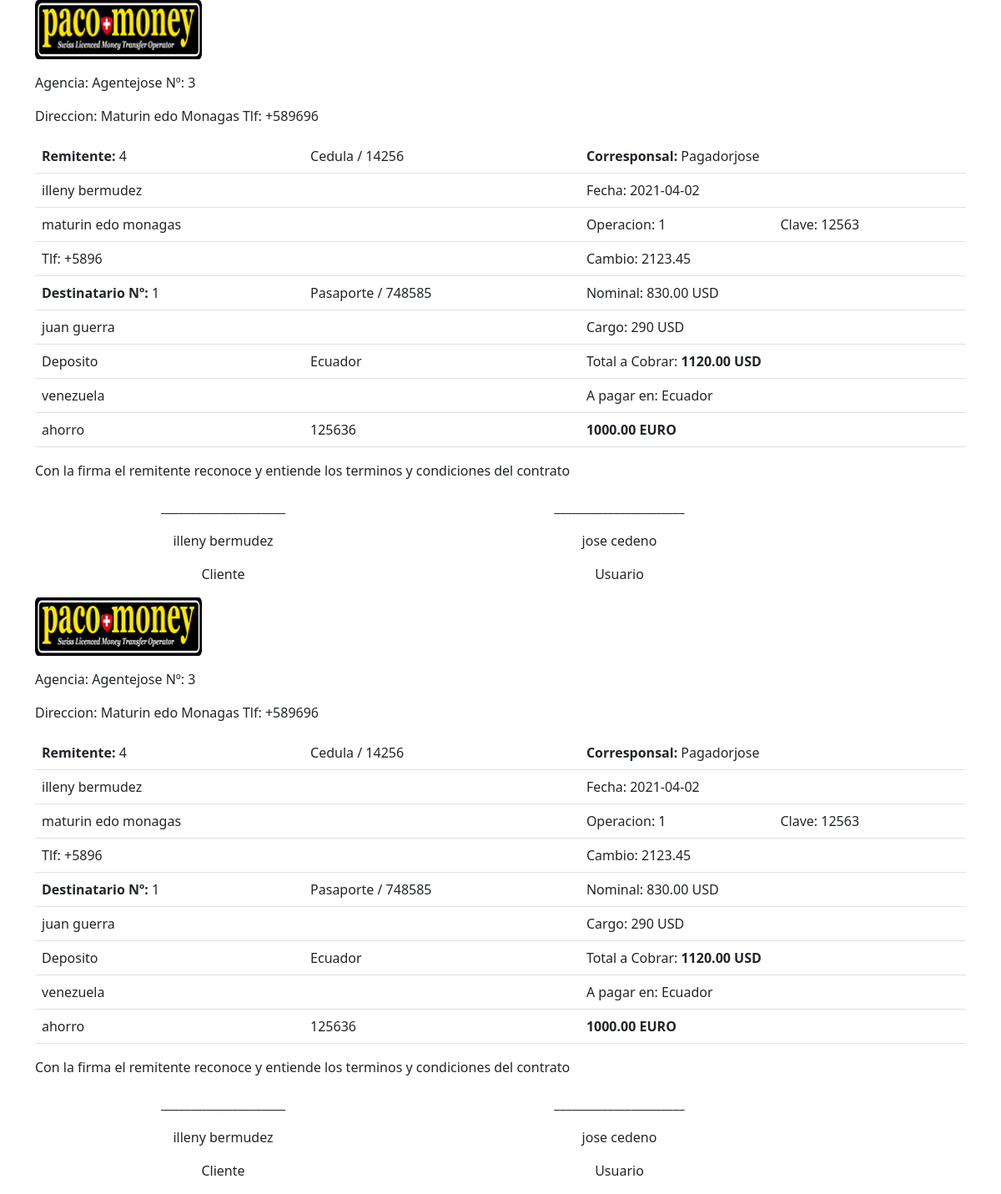
Page /factura.php?idGiro=1 on the committed database.
### tables this page shows
CREATE TABLE `pagador` (
  `idPagador` int(11) NOT NULL,
  `pagador` varchar(150) NOT NULL,
  `idPais` int(11) NOT NULL,
  `pa_provincia` varchar(150) NOT NULL,
  `pa_ciudad` varchar(150) NOT NULL,
  `pa_direccion` varchar(250) NOT NULL,
  `pa_tlf` varchar(50) NOT NULL,
  `pa_email` varchar(100) NOT NULL,
  `pa_cp` varchar(100) NOT NULL,
  `pa_Director` varchar(150) NOT NULL,
  `pa_tlfDirector` varchar(50) NOT NULL,
  `pa_emailDirector` varchar(100) NOT NULL,
  `pa_tlfEnvios` varchar(50) NOT NULL,
  `pa_emailEnvios` varchar(100) NOT NULL,
  `pa_GteContabilidad` varchar(150) NOT NULL,
  `pa_tlfContabilidad` varchar(50) NOT NULL,
  `pa_emailContabilidad` varchar(100) NOT NULL,
  `pa_horarios` varchar(250) NOT NULL,
  `pa_contrato` varchar(250) NOT NULL,
  `pa_inicioOperaciones` date NOT NULL,
  `pa_limite` int(11) NOT NULL,
  `pa_web` varchar(250) NOT NULL,
  `pa_conciliarCada` int(11) NOT NULL,
  `idMoneda` int(11) NOT NULL,
  `pa_comision` decimal(3,2) NOT NULL,
  `pa_fijo` decimal(10,2) NOT NULL,
  `idTipoComision` int(11) NOT NULL,
  `idTipoEmpresa` int(11) NOT NULL,
  `pa_tasa` decimal(20,2) NOT NULL,
  `pa_tipoCambio` decimal(20,2) NOT NULL,
  `pa_impuesto` decimal(20,2) NOT NULL,
  `idEstado` int(11) NOT NULL
);

CREATE TABLE `cliente` (
  `idCliente` int(11) NOT NULL,
  `cl_nombre` varchar(150) NOT NULL,
  `cl_apellido` varchar(150) NOT NULL,
  `cl_fechaNacimiento` date NOT NULL,
  `idPais` int(11) NOT NULL,
  `cl_provincia` varchar(150) NOT NULL,
  `cl_ciudad` varchar(150) NOT NULL,
  `cl_direccion` varchar(250) NOT NULL,
  `cl_tlf` varchar(50) NOT NULL,
  `cl_email` varchar(100) NOT NULL,
  `cl_identidad` varchar(50) NOT NULL,
  `idTipoIdentidad` int(11) NOT NULL,
  `cl_fechaEmision` date NOT NULL,
  `cl_fechaCaducidad` date NOT NULL,
  `cl_nacionalidad` varchar(150) NOT NULL,
  `cl_facebook` varchar(150) DEFAULT NULL,
  `cl_whatsapp` varchar(150) DEFAULT NULL,
  `cl_telegram` varchar(150) DEFAULT NULL,
  `cl_limite` int(11) NOT NULL,
  `idMoneda` int(11) NOT NULL,
  `idEstado` int(11) NOT NULL,
  `cl_doc_cedula` varchar(150) NOT NULL,
  `cl_doc_form` varchar(150) NOT NULL,
  `cl_doc_otro` varchar(150) NOT NULL
);

CREATE TABLE `identidad` (
  `idTipoIdentidad` int(11) NOT NULL,
  `tipoIdentidad` varchar(250) NOT NULL
);

CREATE TABLE `giro` (
  `idGiro` bigint(20) NOT NULL,
  `gi_fecha` date NOT NULL,
  `idUsuario` int(11) NOT NULL,
  `idCliente` int(11) NOT NULL,
  `idBeneficiario` int(11) NOT NULL,
  `idAgente` int(11) NOT NULL,
  `idPagador` int(11) NOT NULL,
  `idPais` int(11) NOT NULL,
  `gi_importe` decimal(65,2) NOT NULL,
  `gi_Total` decimal(65,2) NOT NULL,
  `gi_TotalLocal` decimal(65,2) NOT NULL,
  `idMonedaCobro` int(11) NOT NULL,
  `idMonedaPago` int(11) NOT NULL,
  `gi_tasa` decimal(65,2) NOT NULL,
  `gi_tipoCambio` decimal(65,2) NOT NULL,
  `gi_impuesto` decimal(10,2) NOT NULL,
  `idTipoRetiro` int(11) NOT NULL,
  `gi_Banco` varchar(200) NOT NULL,
  `gi_numCta` varchar(100) NOT NULL,
  `gi_TipoCuenta` varchar(50) NOT NULL,
  `idEstadoGiro` int(11) NOT NULL,
  `gi_clave` varchar(150) NOT NULL,
  `gi_comentario` varchar(250) NOT NULL
);

CREATE TABLE `beneficiario` (
  `idBeneficiario` int(11) NOT NULL,
  `be_nombre` varchar(150) NOT NULL,
  `be_apellido` varchar(150) NOT NULL,
  `be_fechaNacimiento` date NOT NULL,
  `idPais` int(11) NOT NULL,
  `be_ciudad` varchar(150) NOT NULL,
  `be_direccion` varchar(250) NOT NULL,
  `be_tlf` varchar(50) NOT NULL,
  `be_email` varchar(100) NOT NULL,
  `be_identidad` varchar(50) NOT NULL,
  `idTipoIdentidad` int(11) NOT NULL,
  `be_nacionalidad` varchar(150) NOT NULL,
  `be_facebook` varchar(150) DEFAULT NULL,
  `be_whatsapp` varchar(150) DEFAULT NULL,
  `be_telegram` varchar(150) DEFAULT NULL,
  `be_numCuenta` varchar(50) NOT NULL,
  `idTipoCuenta` int(11) NOT NULL,
  `idBanco` int(11) NOT NULL,
  `idMoneda` int(11) NOT NULL,
  `idEstado` int(11) NOT NULL
);

CREATE TABLE `moneda` (
  `idMoneda` int(11) NOT NULL,
  `mo_codigo` varchar(50) NOT NULL,
  `moneda` varchar(100) NOT NULL,
  `idPais` int(11) NOT NULL
);

CREATE TABLE `tiporetiro` (
  `idTipoRetiro` int(11) NOT NULL,
  `tipoRetiro` varchar(50) NOT NULL
);

CREATE TABLE `pais` (
  `idPais` int(11) NOT NULL,
  `pais` varchar(100) NOT NULL
);

CREATE TABLE `monedaenvio` (
  `idMonedaEnvio` int(11) NOT NULL,
  `mo_codigo` varchar(100) NOT NULL,
  `moneda` varchar(250) NOT NULL,
  `idPais` int(11) NOT NULL
);

CREATE TABLE `usuario` (
  `idUsuario` int(11) NOT NULL,
  `us_nombre` varchar(150) NOT NULL,
  `us_apellido` varchar(150) NOT NULL,
  `us_direccion` varchar(250) NOT NULL,
  `us_tlf` varchar(50) NOT NULL,
  `us_email` varchar(100) NOT NULL,
  `us_clave` varchar(250) NOT NULL,
  `us_identificacion` varchar(100) NOT NULL,
  `us_ciudad` varchar(150) NOT NULL,
  `idPagador` int(11) NOT NULL,
  `idTipoRol` int(11) NOT NULL,
  `idEstado` int(11) NOT NULL
);

### factura.php (the view, shortened to what this page needs)
<?php
require_once('conexion.php');
$idGiro = isset($_REQUEST['idGiro']) ? intval(htmlentities($_REQUEST['idGiro'])) : '';
$sql = "SELECT h.*
  FROM giro AS g
  JOIN pagador AS h ON g.idAgente = h.idPagador
  WHERE idGiro = ?
  ";
$sentencia = $mbd->prepare($sql);
$sentencia->execute(array($idGiro));
$agente = $sentencia->fetchAll(PDO::FETCH_ASSOC);
$sql = "SELECT h.* FROM giro AS g
  JOIN usuario AS h ON g.idUsuario = h.idUsuario
  WHERE idGiro = ?";
$sentencia = $mbd->prepare($sql);
$sentencia->execute(array($idGiro));
$usuario = $sentencia->fetchAll(PDO::FETCH_ASSOC);
$sql = "SELECT g.*,h.mo_codigo AS Cobro,m.mo_codigo AS Envio,r.tipoRetiro
  FROM giro AS g
  JOIN pais AS p ON g.idPais = p.idPais
  JOIN moneda AS h ON g.idMonedaCobro = h.idMoneda
  JOIN monedaenvio AS m ON g.idMonedaPago = m.idMonedaEnvio
  JOIN tiporetiro AS r ON g.idTipoRetiro = r.idTipoRetiro WHERE idGiro = ?";
$sentencia = $mbd->prepare($sql);
$sentencia->execute(array($idGiro));
$resultado = $sentencia->fetchAll(PDO::FETCH_ASSOC);
$cobro = $resultado[0]['Cobro'];
$idCliente = $resultado[0]['idCliente'];
$sql = "SELECT *, i.tipoIdentidad  FROM cliente AS c
JOIN identidad AS i ON c.idTipoIdentidad = i.idTipoIdentidad
JOIN pais AS p ON c.idPais = p.idPais
WHERE idCliente = ?";
$sentencia = $mbd->prepare($sql);
$sentencia->execute(array($idCliente));
$cliente = $sentencia->fetchAll(PDO::FETCH_ASSOC);
$idBeneficiario = $resultado[0]['idBeneficiario'];
$sql = "SELECT *, i.tipoIdentidad  FROM beneficiario AS c
JOIN identidad AS i ON c.idTipoIdentidad = i.idTipoIdentidad
JOIN pais AS p ON c.idPais = p.idPais
WHERE idBeneficiario = ?";
$sentencia = $mbd->prepare($sql);
$sentencia->execute(array($idBeneficiario));
$beneficiario = $sentencia->fetchAll(PDO::FETCH_ASSOC);
$idPagador = $resultado[0]['idPagador'];
$sql = "SELECT * FROM pagador AS c
JOIN pais AS p ON c.idPais = p.idPais
WHERE idPagador = ?";
$sentencia = $mbd->prepare($sql);
$sentencia->execute(array($idPagador));
$corresponsal = $sentencia->fetchAll(PDO::FETCH_ASSOC);
?>
<!DOCTYPE html>
<html lang="es">
<head>
  <link rel="stylesheet" href="css/bootstrap.min.css">
</head>
<body>
  <div class="container">
    <p><img src="archivos/logopaco.png" width="200"></p>
    <p>Agencia: <?php echo $agente[0]['pagador'] . ' Nº: ' . $agente[0]['idPagador'] ?></p>
    <p>Direccion: <?php echo $agente[0]['pa_direccion'] . ' Tlf: ' . $agente[0]['pa_tlf'] ?></p>
    <table class="table">
      <tbody>
        <tr>
          <td> <span class="negrita">Remitente: </span><?php echo $cliente[0]['idCliente'] ?></td>
          <td><?php echo $cliente[0]['tipoIdentidad'] . ' / ' . $cliente[0]['cl_identidad'] ?></td>
          <td colspan="2"><span class="negrita">Corresponsal: </span><?php echo $corresponsal[0]['pagador'] ?></td>
        </tr>
        <tr>
          <td colspan="2"><?php echo  $cliente[0]['cl_nombre'] . ' ' . $cliente[0]['cl_apellido'] ?></td>
          <td colspan="2">Fecha: <?php echo $resultado[0]['gi_fecha'] ?></td>
        </tr>
        <tr>
          <td colspan="2"><?php echo  $cliente[0]['cl_direccion'] ?></td>
          <td> Operacion: <?php echo $resultado[0]['idGiro'] ?></td>
          <td>Clave: <?php echo $resultado[0]['gi_clave'] ?></td>
        </tr>
        <tr>
          <td colspan="2"> Tlf: <?php echo $cliente[0]['cl_tlf'] ?></td>
          <td colspan="2">Cambio: <?php echo $resultado[0]['gi_tipoCambio'] ?></td>
        </tr>
        <tr>
          <td> <span class="negrita">Destinatario Nº: </span><?php echo $beneficiario[0]['idBeneficiario'] ?></td>
          <td> <?php echo $beneficiario[0]['tipoIdentidad'] . ' / ' . $beneficiario[0]['be_identidad'] ?></td>
          <td colspan="2"> Nominal: <?php echo $resultado[0]['gi_TotalLocal'] . ' ' . $cobro ?></td>
        </tr>
        <tr>
          <td colspan="2"> <?php echo $beneficiario[0]['be_nombre'] . ' ' . $beneficiario[0]['be_apellido'] ?></td>
          <td colspan="2"> Cargo: <?php echo $resultado[0]['gi_Total'] - $resultado[0]['gi_TotalLocal'] . ' ' . $cobro ?></td>
        </tr>
        <tr>
          <td> <?php echo $resultado[0]['tipoRetiro'] ?></td>
          <td> <?php echo $beneficiario[0]['pais'] ?></td>
          <td colspan="2"> Total a Cobrar: <span class="negrita"><?php echo $resultado[0]['gi_Total'] . ' ' . $cobro ?></span> </td>
        </tr>
        <tr>
          <td colspan="2"> <?php echo $resultado[0]['gi_Banco'] ?></td>
          <td colspan="2"> A pagar en: <?php echo $beneficiario[0]['pais'] ?></td>
        </tr>
        <tr>
          <td> <?php echo  $resultado[0]['gi_TipoCuenta'] ?></td>
          <td> <?php echo $resultado[0]['gi_numCta'] ?></td>
          <td colspan="2"> <span class="negrita"> <?php echo $resultado[0]['gi_importe'] . ' ' . $resultado[0]['Envio'] ?> </span> </td>
        </tr>
      </tbody>
    </table>
    <div class="row mt-1">
      <div class="col-md-12">
        <p> Con la firma el remitente reconoce y entiende los terminos y condiciones del contrato </p>
      </div>
    </div>
    <div class="row mt-1">
      <div class="col-md-5">
        <p class="text-center">_____________________</p>
        <p class="text-center"><?php echo $cliente[0]['cl_nombre'] . " " . $cliente[0]['cl_apellido'] ?></p>
        <p class="text-center">Cliente</p>
      </div>
      <div class="col-md-5">
        <p class="text-center">______________________</p>
        <p class="text-center"><?php echo $usuario[0]['us_nombre'] . " " . $usuario[0]['us_apellido'] ?></p>
        <p class="text-center">Usuario</p>
      </div>
    </div>
    <p><img src="archivos/logopaco.png" width="200"></p>
    <p>Agencia: <?php echo $agente[0]['pagador'] . ' Nº: ' . $agente[0]['idPagador'] ?></p>
    <p>Direccion: <?php echo $agente[0]['pa_direccion'] . ' Tlf: ' . $agente[0]['pa_tlf'] ?></p>
    <table class="table">
      <tbody>
        <tr>
          <td> <span class="negrita">Remitente: </span><?php echo $cliente[0]['idCliente'] ?></td>
          <td><?php echo $cliente[0]['tipoIdentidad'] . ' / ' . $cliente[0]['cl_identidad'] ?></td>
          <td colspan="2"><span class="negrita">Corresponsal: </span><?php echo $corresponsal[0]['pagador'] ?></td>
        </tr>
        <tr>
          <td colspan="2"><?php echo  $cliente[0]['cl_nombre'] . ' ' . $cliente[0]['cl_apellido'] ?></td>
          <td colspan="2">Fecha: <?php echo $resultado[0]['gi_fecha'] ?></td>
        </tr>
        <tr>
          <td colspan="2"><?php echo  $cliente[0]['cl_direccion'] ?></td>
          <td> Operacion: <?php echo $resultado[0]['idGiro'] ?></td>
          <td>Clave: <?php echo $resultado[0]['gi_clave'] ?></td>
        </tr>
        <tr>
          <td colspan="2"> Tlf: <?php echo $cliente[0]['cl_tlf'] ?></td>
          <td colspan="2">Cambio: <?php echo $resultado[0]['gi_tipoCambio'] ?></td>
        </tr>
        <tr>
          <td> <span class="negrita">Destinatario Nº: </span><?php echo $beneficiario[0]['idBeneficiario'] ?></td>
          <td> <?php echo $beneficiario[0]['tipoIdentidad'] . ' / ' . $beneficiario[0]['be_identidad'] ?></td>
          <td colspan="2"> Nominal: <?php echo $resultado[0]['gi_TotalLocal'] . ' ' . $cobro ?></td>
        </tr>
        <tr>
          <td colspan="2"> <?php echo $beneficiario[0]['be_nombre'] . ' ' . $beneficiario[0]['be_apellido'] ?></td>
          <td colspan="2"> Cargo: <?php echo $resultado[0]['gi_Total'] - $resultado[0]['gi_TotalLocal'] . ' ' . $cobro ?></td>
        </tr>
        <tr>
          <td> <?php echo $resultado[0]['tipoRetiro'] ?></td>
          <td> <?php echo $beneficiario[0]['pais'] ?></td>
          <td colspan="2"> Total a Cobrar: <span class="negrita"><?php echo $resultado[0]['gi_Total'] . ' ' . $cobro ?></span> </td>
        </tr>
        <tr>
          <td colspan="2"> <?php echo $resultado[0]['gi_Banco'] ?></td>
          <td colspan="2"> A pagar en: <?php echo $beneficiario[0]['pais'] ?></td>
        </tr>
        <tr>
          <td> <?php echo  $resultado[0]['gi_TipoCuenta'] ?></td>
          <td> <?php echo $resultado[0]['gi_numCta'] ?></td>
          <td colspan="2"> <span class="negrita"> <?php echo $resultado[0]['gi_importe'] . ' ' . $resultado[0]['Envio'] ?> </span> </td>
        </tr>
      </tbody>
    </table>
    <div class="row mt-1">
      <div class="col-md-12">
        <p> Con la firma el remitente reconoce y entiende los terminos y condiciones del contrato </p>
      </div>
    </div>
    <div class="row mt-1">
      <div class="col-md-5">
        <p class="text-center">_____________________</p>
        <p class="text-center"><?php echo $cliente[0]['cl_nombre'] . " " . $cliente[0]['cl_apellido'] ?></p>
        <p class="text-center">Cliente</p>
      </div>
      <div class="col-md-5">
        <p class="text-center">______________________</p>
        <p class="text-center"><?php echo $usuario[0]['us_nombre'] . " " . $usuario[0]['us_apellido'] ?></p>
        <p class="text-center">Usuario</p>
      </div>
    </div>
  </div>
</body>
</html>

### factura.php (style rules this page uses)
.negrita { font-weight: bold; }

### rows in the picture
pagador: pagador "Agentejose", idPagador "3", pa_direccion "Maturin edo Monagas", pa_tlf "+589696"
cliente: idCliente "4", idTipoIdentidad.tipoIdentidad "Cedula", cl_identidad "14256", cl_nombre "illeny", cl_apellido "bermudez", cl_direccion "maturin edo monagas", cl_tlf "+5896"
pagador: pagador "Pagadorjose"
giro: gi_fecha "2021-04-02", idGiro "1", gi_clave "12563", gi_tipoCambio "2123.45", gi_TotalLocal "830.00", idMonedaCobro.mo_codigo "USD", $resultado[0]['gi_Total'] - $resultado[0]['gi_TotalLocal'] "290", idTipoRetiro.tipoRetiro "Deposito", gi_Total "1120.00", gi_Banco "venezuela", gi_TipoCuenta "ahorro", gi_numCta "125636", gi_importe "1000.00", idMonedaPago.mo_codigo "EURO"
beneficiario: idBeneficiario "1", idTipoIdentidad.tipoIdentidad "Pasaporte", be_identidad "748585", be_nombre "juan", be_apellido "guerra", idPais.pais "Ecuador"
usuario: us_nombre "jose", us_apellido "cedeno"
